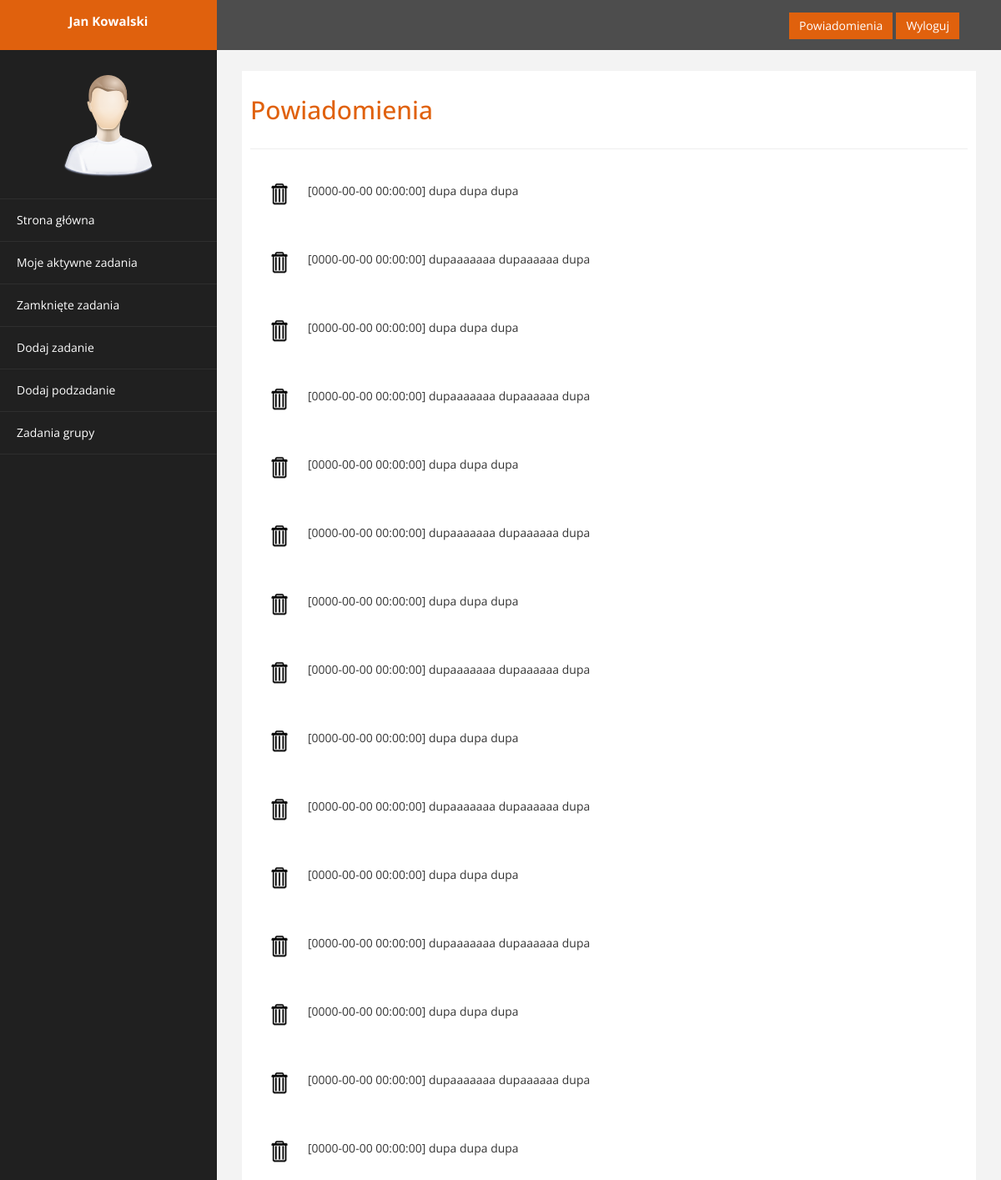
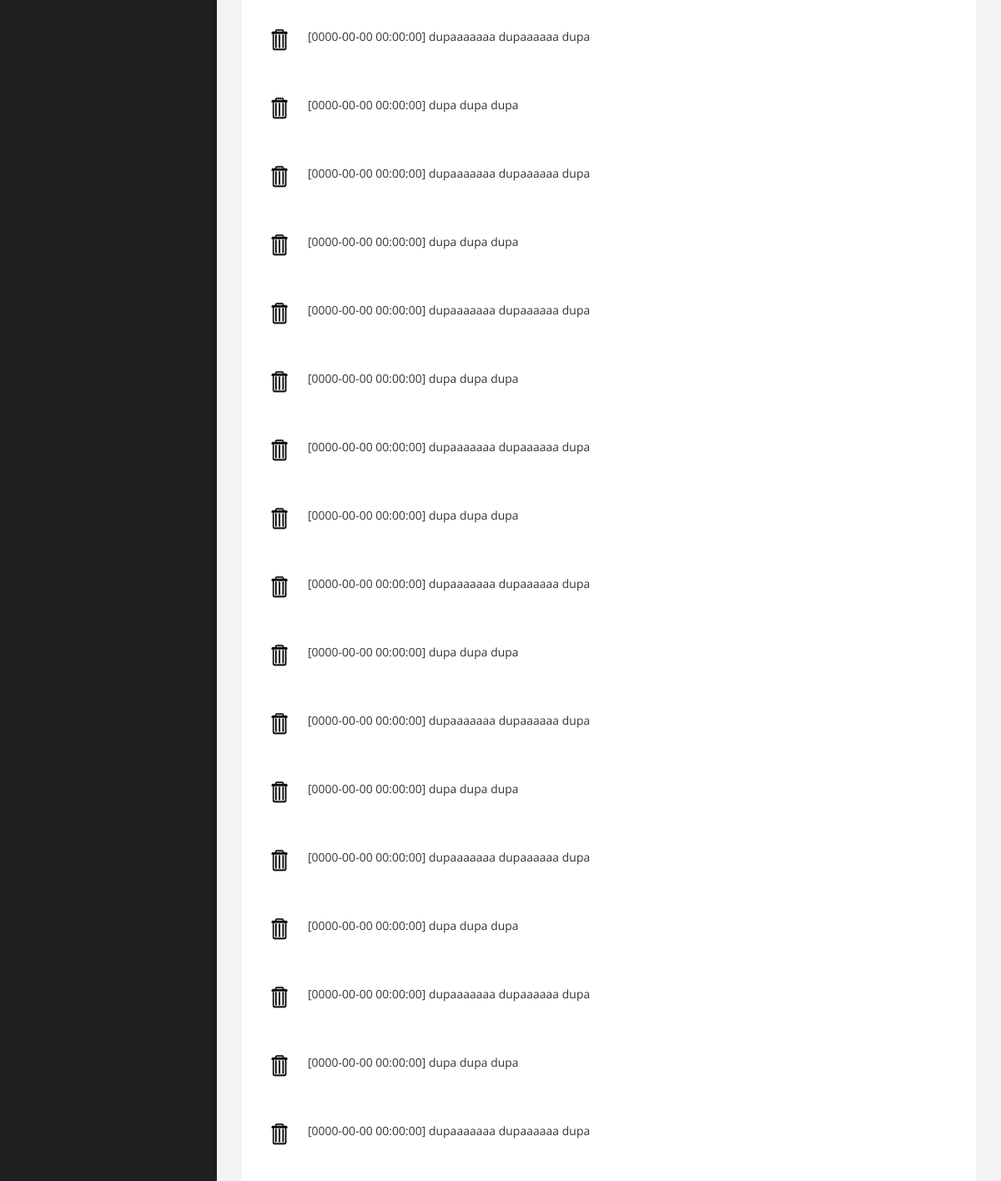
Screenshot of /nots.php (signed in) with the database file from the repository (2 pictures, top to bottom).
### tables this page shows
CREATE TABLE `notifications` (
  `notification_ID` int(11) NOT NULL,
  `date` datetime NOT NULL,
  `task_ID` int(11) NOT NULL,
  `subtask_ID` int(11) NOT NULL,
  `text` text NOT NULL,
  `read_nots` text NOT NULL
);

### database/dbinfo.php (called while the page is built, shortened)
<?php
        $db_task_tab = 'task';
                $db_task_id = 'task_ID';
        $db_subtask_tab = 'subtask';
                $db_subtask_taskid = 'task_ID';
                $db_subtask_userid = 'user_ID';
        $db_notifications_tab = 'notifications';
                $db_notifications_date = 'date';
                $db_notifications_taskid = 'task_ID';
                $db_notifications_text = 'text';
?>

### nots.php (the view, shortened to what this page needs)
<!DOCTYPE html>
<html xmlns="http://www.w3.org/1999/xhtml">
<head>
    <link href="template/assets/css/bootstrap.css" rel="stylesheet" />
    <link href="template/assets/css/custom.css" rel="stylesheet" />
</head>
<body>
    <div id="wrapper">
        <nav class="navbar navbar-default navbar-cls-top " role="navigation" style="margin-bottom: 0">
            <div class="navbar-header">
                <a class="navbar-brand" href="main.php"><?php echo $_SESSION['fname']." ".$_SESSION['lname']?></a>
            </div>
    <div style="color: white;
    padding: 15px 50px 5px 50px;
    float: right;
    font-size: 16px;"> <a href="nots.php" class="btn btn-danger square-btn-adjust">Powiadomienia</a>
        <a href="logout.php" class="btn btn-danger square-btn-adjust">Wyloguj</a>
    </div>
        </nav>
                <nav class="navbar-default navbar-side" role="navigation">
            <div class="sidebar-collapse">
                <ul class="nav" id="main-menu">
				<li class="text-center">
                    <img src="template/assets/img/find_user.png" class="user-image img-responsive"/>
					</li>
                    <li>
                        <a  href="main.php" ><i "></i> Strona główna</a>
                    </li>
                    <li>
                        <a  href="tasks.php" ><i "></i> Moje aktywne zadania</a>
                    </li>
                    <li>
                        <a href="old_tasks.php" ><i "></i>Zamknięte zadania</a>
                    </li>
                   <?php
                   If ($_SESSION['function']=="2" ){
                      echo '<li>
                        <a  href="add_tasks.php"><i "></i> Dodaj zadanie</a>
                    </li>';
                      echo '<li>
                        <a  href="add_subtasks.php"><i "></i> Dodaj podzadanie</a>
                    </li>';
                       echo '<li><a href="team_tasks.php"><i "></i> Zadania grupy</a>
                    </li>';
                   }
                   ?>
                </ul>
            </div>
        </nav>
        <div id="page-wrapper" >
            <div id="page-inner">
                <div class="row">
                    <div class="col-md-12">
                     <h2>Powiadomienia</h2>
                       </div>
                     </div>
                 <hr />
                 <?php
                require_once "database/dbinfo.php";
                $connection = db_connection();
                           $sql_id= "select $db_subtask_taskid from $db_subtask_tab where $db_subtask_userid=". $_SESSION['id'];
                           $result_id = $connection->query($sql_id);
                           while($row_id = $result_id->fetch_assoc()){
                           $sql= "select $db_notifications_tab.$db_notifications_text ,$db_notifications_tab.$db_notifications_date  from $db_notifications_tab left join $db_task_tab ON $db_notifications_tab.$db_notifications_taskid = $db_task_tab.$db_task_id  WHERE $db_task_tab.$db_task_id=".$row_id[$db_subtask_taskid];
                           $result = $connection->query($sql);
                           while($row = $result->fetch_assoc()){
                           echo "<a href=''><img src='template/assets/img/trash.png' /></a>"."[".$row[$db_notifications_date]."]    ".$row[$db_notifications_text].'<br><br>';}
                    }
                 ?>
    </div>
            </div>
        </div>
</body>
</html>

### template/assets/css/custom.css (style rules this page uses)
body { font-family: 'Open Sans', sans-serif; }
#wrapper { width: 100%; background:#202020; }
#page-wrapper { padding: 15px 15px; min-height: 600px; background:#F3F3F3; }
#page-inner { width:100%; margin:10px 20px 10px 0px; background-color:#fff!important; padding:10px; min-height:1200px; }
.text-center { text-align:center; }
h2 { color: #e0610d; }
.square-btn-adjust { border: 0px solid transparent; -webkit-border-radius: 0px; -moz-border-radius: 0px; border-radius: 0px; }
.user-image { margin: 25px auto; -webkit-border-radius: 10px; -moz-border-radius: 10px; border-radius: 10px; max-height:170px; max-width:170px; }
.navbar-cls-top .navbar-brand { color: #fff; background: #e0610d; width: 260px; text-align: center; height: 60px; font-size: 15px; font-weight: 700; }
.sidebar-collapse , .sidebar-collapse .nav { background:none; }
.sidebar-collapse .nav { padding:0; }
.sidebar-collapse .nav > li > a { color:#fff; background:#202020; text-shadow:none; }
.sidebar-collapse > .nav > li > a { padding:15px 10px; }
.sidebar-collapse > .nav > li { border-bottom: 1px solid rgba(107, 108, 109, 0.19); }
.navbar-side { border:none; background-color: #202020; }
.navbar-cls-top { background:#4D4D4D; border-bottom:none; }
.navbar-default { border:0px solid black; }
.navbar-header { background: #A70303; }
@media (min-width:768px) { #page-wrapper { margin: 0 0 0 260px; padding: 15px 30px; min-height: 1200px; } }
@media (min-width:768px) { .navbar-side { z-index: 1; position: absolute; width: 260px; } }
@media (min-width:768px) { .navbar { border-radius: 0px; } }

### rows the page displays
notifications: date "0000-00-00 00:00:00", text "dupa dupa dupa"
notifications: date "0000-00-00 00:00:00", text "dupaaaaaaa dupaaaaaa dupa"
notifications: date "0000-00-00 00:00:00", text "dupa dupa dupa"
notifications: date "0000-00-00 00:00:00", text "dupaaaaaaa dupaaaaaa dupa"
notifications: date "0000-00-00 00:00:00", text "dupa dupa dupa"
notifications: date "0000-00-00 00:00:00", text "dupaaaaaaa dupaaaaaa dupa"
notifications: date "0000-00-00 00:00:00", text "dupa dupa dupa"
notifications: date "0000-00-00 00:00:00", text "dupaaaaaaa dupaaaaaa dupa"
notifications: date "0000-00-00 00:00:00", text "dupa dupa dupa"
notifications: date "0000-00-00 00:00:00", text "dupaaaaaaa dupaaaaaa dupa"
notifications: date "0000-00-00 00:00:00", text "dupa dupa dupa"
notifications: date "0000-00-00 00:00:00", text "dupaaaaaaa dupaaaaaa dupa"
notifications: date "0000-00-00 00:00:00", text "dupa dupa dupa"
notifications: date "0000-00-00 00:00:00", text "dupaaaaaaa dupaaaaaa dupa"
notifications: date "0000-00-00 00:00:00", text "dupa dupa dupa"
notifications: date "0000-00-00 00:00:00", text "dupaaaaaaa dupaaaaaa dupa"
notifications: date "0000-00-00 00:00:00", text "dupa dupa dupa"
notifications: date "0000-00-00 00:00:00", text "dupaaaaaaa dupaaaaaa dupa"
notifications: date "0000-00-00 00:00:00", text "dupa dupa dupa"
notifications: date "0000-00-00 00:00:00", text "dupaaaaaaa dupaaaaaa dupa"
notifications: date "0000-00-00 00:00:00", text "dupa dupa dupa"
notifications: date "0000-00-00 00:00:00", text "dupaaaaaaa dupaaaaaa dupa"
notifications: date "0000-00-00 00:00:00", text "dupa dupa dupa"
notifications: date "0000-00-00 00:00:00", text "dupaaaaaaa dupaaaaaa dupa"
notifications: date "0000-00-00 00:00:00", text "dupa dupa dupa"
notifications: date "0000-00-00 00:00:00", text "dupaaaaaaa dupaaaaaa dupa"
notifications: date "0000-00-00 00:00:00", text "dupa dupa dupa"
notifications: date "0000-00-00 00:00:00", text "dupaaaaaaa dupaaaaaa dupa"
notifications: date "0000-00-00 00:00:00", text "dupa dupa dupa"
notifications: date "0000-00-00 00:00:00", text "dupaaaaaaa dupaaaaaa dupa"
notifications: date "0000-00-00 00:00:00", text "dupa dupa dupa"
notifications: date "0000-00-00 00:00:00", text "dupaaaaaaa dupaaaaaa dupa"

### other values shown
$_SESSION['fname'] "Jan"
$_SESSION['lname'] "Kowalski"
